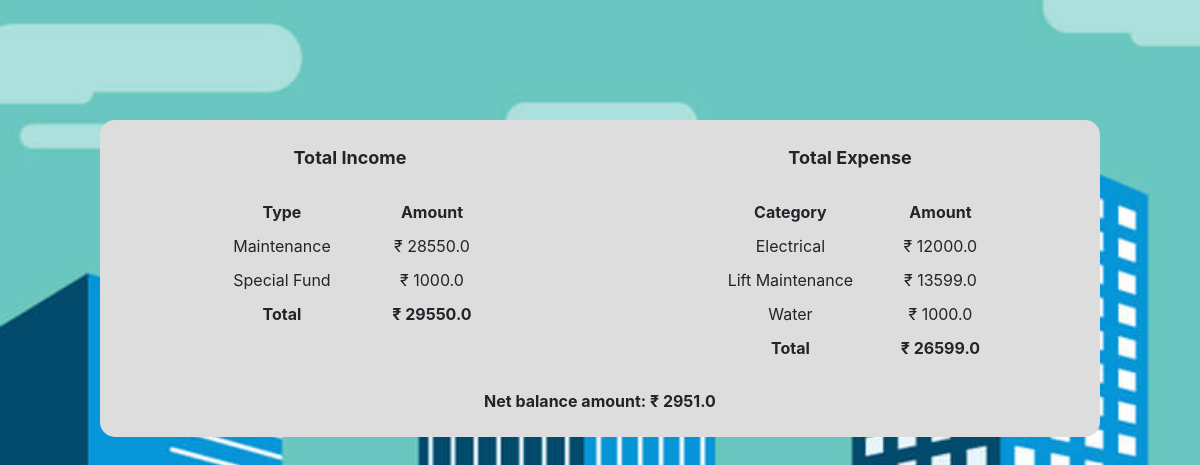
Page /financialStatus on the committed database.
### tables this page shows
CREATE TABLE "income" (
	"income_id"	INTEGER PRIMARY KEY AUTOINCREMENT,
	"type"	TEXT,
	"amount"	REAL,
	"user"	TEXT,
	"month"	INTEGER
);

CREATE TABLE "expense" (
	"expense_id"	INTEGER NOT NULL PRIMARY KEY AUTOINCREMENT,
	"category"	TEXT,
	"company"	TEXT,
	"tran_num"	TEXT,
	"amount"	REAL,
	"month"	INTEGER
);

### script.py (the view)
@app.route('/financialStatus')
def financialStatus():
	conn = sqlite3.connect('data/data.db')
	cursor = conn.execute("SELECT type, SUM(amount) FROM income GROUP BY type")
	income = "<table width='300px' cellpadding='5'>\n<tr>\n<th><center>Type</center></th>\n<th><center>Amount</center></th>\n</tr>\n"
	incTot = 0
	for row in cursor:
		income += "<tr>\n<td><center>"+str(row[0])+"</center></td>\n<td><center>&#8377; "+str(row[1])+"</center></td>\n</tr>\n"
		incTot += row[1]
	income += "<tr>\n<th><center>Total</center></th>\n<th><center>&#8377; "+str(incTot)+"</center></th>\n</tr>\n</table>"
	cursor = conn.execute("SELECT category, SUM(amount) FROM expense GROUP BY category")
	expense = "<table width='300px' cellpadding='5'>\n<tr>\n<th><center>Category</center></th>\n<th><center>Amount</center></th>\n</tr>\n"
	expTot = 0
	for row in cursor:
		expense += "<tr>\n<td><center>"+str(row[0])+"</center></td>\n<td><center>&#8377; "+str(row[1])+"</center></td>\n</tr>\n"
		expTot += row[1]
	expense += "<tr>\n<th><center>Total</center></th>\n<th><center>&#8377; "+str(expTot)+"</center></th>\n</tr>\n</table>"
	finStat = "<strong>Net balance amount: &#8377; "+str(incTot - expTot)+"</strong>"
	return render_template('financialStatus.html', income = income, expense = expense, finStat = finStat)

### script.py (called while the page is built)
@app.before_request
def before_request():
	g.user = None
	if 'user' in session:
		g.user = session['user']

### templates/financialStatus.html (shortened to what this page needs)
<!DOCTYPE html>
<html>
<head>
	<link rel="stylesheet" type="text/css" href="{{ url_for('static', filename='bootstrap.css') }}">
	<link rel="stylesheet" type="text/css" href="{{ url_for('static', filename='myStyles.css') }}">
</head>
<body class="bgSet">
	<br><br><br><br><br>
	<center>
		<div style="background-color: var(--lightGrey); max-width: 1000px; border-radius: 15px">
			<br>
			<div class="container-fluid">
				<div class="row">
					<div class="col-sm-6">
						<font size="4"><strong>Total Income</strong></font>
						<br><br>
						{{ income|safe }}
					</div>
					<div class="col-sm-6">
						<font size="4"><strong>Total Expense</strong></font>
						<br><br>
						{{ expense|safe }}
					</div>
				</div>
			</div>
			<br>
			{{ finStat|safe }}
			<br><br>
		</div>
	</center>
</body>
</html>

### static/myStyles.css (style rules this page uses)
:root { --lightGrey: #DDDDDD; --maroon: #800000; --deepGreenLight: #00902080; --deepBlueLight: #00008080; --orangeLight: #FFA000A0; --pinkLight: #F4BFBEC0; --redLight: #FF000090; --lightRed: #FF3333; --lightBlue: #ADD8E6F0; --lightGreen: #90EE90F0; }
.bgSet { background-image: url('/static/images/buildings.jpg'); background-repeat: no-repeat; background-size: cover; background-attachment: fixed; }

### rows in the picture
income: type "Type Amount Maintenance ₹ 28550.0 Special Fund ₹ 1000.0 Total ₹ 29550.0"
expense: category "Category Amount Electrical ₹ 12000.0 Lift Maintenance ₹ 13599.0 Water ₹ 1000.0 Total ₹ 26599.0"

### other values in the picture
{{ finStat|safe }} "Net balance amount: ₹ 2951.0"
